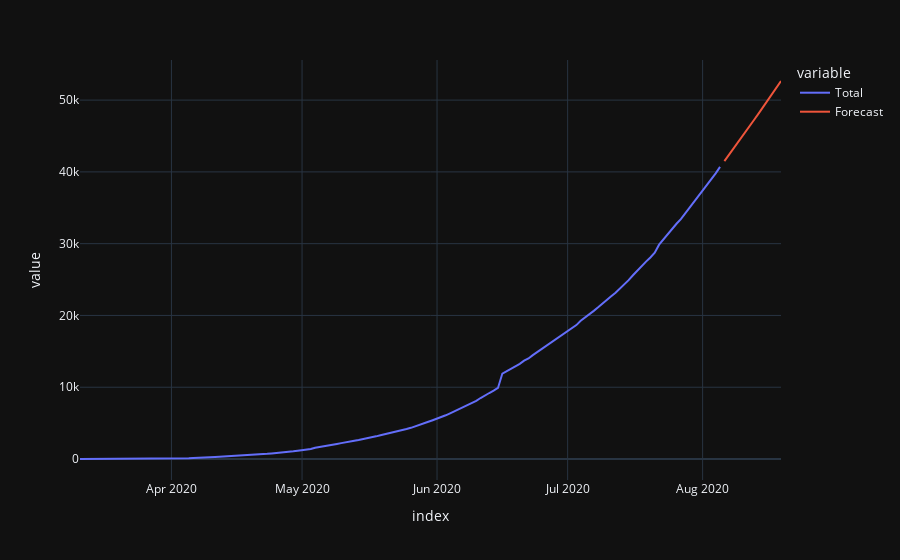

Notebook code cell kept with this figure:
### Code cell
Future(order, seasonal_order)

### Figure 1 — Plotly figure (JSON) as saved in the notebook; plotly's stock layout.template omitted (floating-point values rounded to 4 significant figures; data arrays with more than 128 entries replaced by an {"elided": "..."} marker saying what was removed)
{"data": [{"hovertemplate": "variable=Total<br>index=%{x}<br>value=%{y}<extra></extra>", "legendgroup": "Total", "line": {"color": "#636efa", "dash": "solid"}, "mode": "lines", "name": "Total", "orientation": "v", "showlegend": true, "type": "scatter", "x": {"elided": "162 str values"}, "xaxis": "x", "y": {"elided": "162 int values"}, "yaxis": "y"}, {"hovertemplate": "variable=Forecast<br>index=%{x}<br>value=%{y}<extra></extra>", "legendgroup": "Forecast", "line": {"color": "#EF553B", "dash": "solid"}, "mode": "lines", "name": "Forecast", "orientation": "v", "showlegend": true, "type": "scatter", "x": {"elided": "162 str values"}, "xaxis": "x", "y": {"elided": "162 float values"}, "yaxis": "y"}], "layout": {"legend": {"title": {"text": "variable"}, "tracegroupgap": 0}, "margin": {"t": 60}, "xaxis": {"anchor": "y", "domain": [0, 1], "title": {"text": "index"}}, "yaxis": {"anchor": "x", "domain": [0, 1], "title": {"text": "value"}}}}
